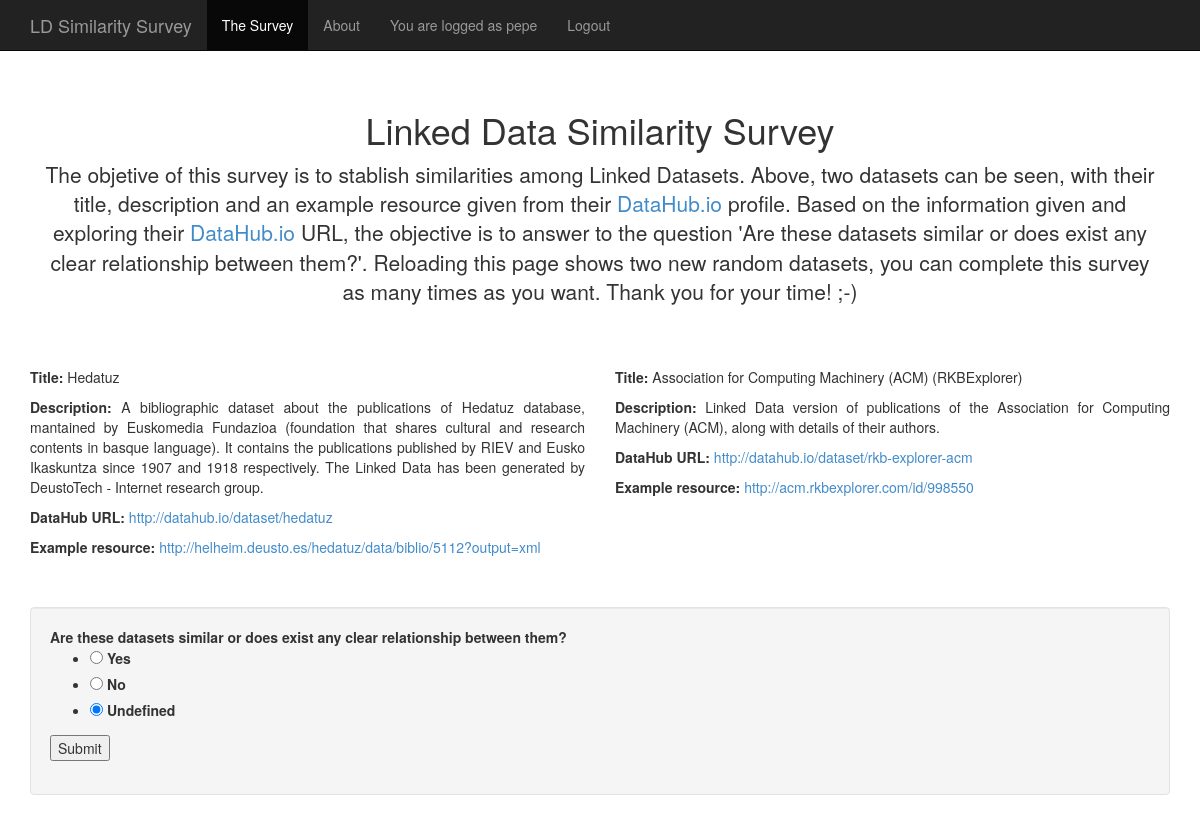
The app's page / (signed in) with its own data.
### survey/models.py (models this page shows)
class Dataset(models.Model):
    title = models.CharField(max_length=20)
    description = models.CharField(max_length=1000)
    datahub_url = models.CharField(max_length=20)
    example_resource = models.CharField(max_length=100)
    similarity = models.ManyToManyField("self", through='Similarity', symmetrical=False)

### survey/views.py (the view)
# urls.py: url(r'^$', 'survey.views.survey'),
@login_required
def survey(request):
    user = request.user
    if request.method == 'POST':
        form = SurveyForm(request.POST)
        if form.is_valid():
            source_id = form.cleaned_data['source_dataset_id']
            target_id = form.cleaned_data['target_dataset_id']
            similarity_str = form.cleaned_data['similarity']
            source_dataset = Dataset.objects.get(id=source_id)
            target_dataset = Dataset.objects.get(id=target_id)
            similarity = Similarity.objects.filter(source_dataset=source_dataset, target_dataset=target_dataset)
            if len(similarity) < 3:
                similarity = Similarity.objects.create(source_dataset=source_dataset, target_dataset=target_dataset, similarity=similarity_str)
                similarity.save()
                user.userprofile.rated_datasets.add(similarity)
            return render(request, 'survey/thanks.html')
    else:
        id_list = []
        selected_source_dataset = None
        selected_target_dataset = None
        found = False
        for source_dataset in Dataset.objects.all():
            if found:
                break
            for target_dataset in Dataset.objects.all():
                if found:
                    break
                if source_dataset.id != target_dataset.id and (source_dataset.id, target_dataset.id) not in id_list:
                    similarity = Similarity.objects.filter(source_dataset=source_dataset, target_dataset=target_dataset)
                    if len(similarity) < 3:
                        print source_dataset.id, target_dataset.id
                        try:
                            user_rating = user.userprofile.rated_datasets.get(source_dataset=source_dataset, target_dataset=target_dataset)
                        except:
                            user_rating = None
                        print user_rating
                        if user_rating == None:
                            selected_source_dataset = source_dataset
                            selected_target_dataset = target_dataset
                            found = True
        form = SurveyForm(initial={'similarity': 'undefined'})
        return render(request, 'survey/survey.html', {'form': form, 'source_dataset': selected_source_dataset, 'target_dataset': selected_target_dataset})

### survey/forms.py
class SurveyForm(forms.Form):
    source_dataset_id = forms.IntegerField(widget=forms.HiddenInput)
    target_dataset_id = forms.IntegerField(widget=forms.HiddenInput)
    choices = [('yes', 'Yes'), ('no', 'No'), ('undefined', 'Undefined')]
    similarity = forms.ChoiceField(choices=choices, widget=forms.RadioSelect, required=True)

### survey/templates/survey/survey.html (shortened to what this page needs)
<html>
    <head>
        <link href="/static/css/bootstrap.min.css" rel="stylesheet">
    </head>
    <body>
        <div class="navbar navbar-inverse navbar-fixed-top" role="navigation">
          <div class="container">
            <div class="navbar-header">
            <a class="navbar-brand" href="/survey">LD Similarity Survey</a>
        </div>
        <div class="collapse navbar-collapse">
            <ul class="nav navbar-nav">
                <li class="active"><a href="/survey">The Survey</a></li>
                <li><a href="/about">About</a></li>
                <li><a>You are logged as {{user.username}}</a></li>
                <li><a href="/logout">Logout</a></li>
            </ul>
        </div>
    </div>
    </div>
    <div class="container">
        <div class="starter-template">
            <h1>Linked Data Similarity Survey</h1>
            <p class="lead">The objetive of this survey is to stablish similarities among Linked Datasets. Above, two datasets can be seen, with their title, description and an example resource given from their <a href="http://datahub.io/">DataHub.io</a> profile. Based on the information given and exploring their <a href="http://datahub.io/">DataHub.io</a> URL, the objective is to answer to the question 'Are these datasets similar or does exist any clear relationship between them?'. Reloading this page shows two new random datasets, you can complete this survey as many times as you want. Thank you for your time! ;-)
            </p>
        </div>
        <div class="row">
            <div class="col-lg-6">
                <p> <b>Title:</b> {{source_dataset.title}} </p>
                <p style="text-align:justify;text-justify:inter-word;"> <b>Description:</b> {{source_dataset.description}} </p>
                <p> <b>DataHub URL:</b> <a href="{{source_dataset.datahub_url}}" target="_blank">{{source_dataset.datahub_url}}</a> </p>
                <p> <b>Example resource:</b> <a href="{{source_dataset.example_resource}}" target="_blank">{{source_dataset.example_resource}}</a> </p>
                <br />
            </div>
            <div class="col-lg-6">
                <p> <b>Title:</b> {{target_dataset.title}} </p>
                <p style="text-align:justify;text-justify:inter-word;"> <b>Description:</b> {{target_dataset.description}} </p>
                <p> <b>DataHub URL:</b> <a href="{{target_dataset.datahub_url}}" target="_blank">{{target_dataset.datahub_url}}</a> </p>
                <p> <b>Example resource:</b> <a href="{{target_dataset.example_resource}}" target="_blank">{{target_dataset.example_resource}}</a> </p>
                <br />
            </div>
        </div>
        <br />
        <div class="well">
            <form action="/survey/" method="post">{% csrf_token %}
                <b>Are these datasets similar or does exist any clear relationship between them?</b> {{ form.similarity }}
            <input type="submit" value="Submit" />
        </div>
    </div>
    </body>
</html>

### survey/templates/survey/survey.html (style rules this page uses)
body { padding-top: 50px; }
.starter-template { padding: 40px 15px; text-align: center; }

### records on screen
Dataset: title "Hedatuz", description "A bibliographic dataset about the publications of Hedatuz database, mantained by Euskomedia Fundazioa (foundation that shares cultural and research contents in basque language). It contains the publications published by RIEV and Eusko Ikaskuntza since 1907 and 1918 respectively. The Linked Data has been generated by DeustoTech - Internet research group.", datahub_url "http://datahub.io/dataset/hedatuz", example_resource "http://helheim.deusto.es/hedatuz/data/biblio/5112?output=xml"
Dataset: title "Association for Computing Machinery (ACM) (RKBExplorer)", description "Linked Data version of publications of the Association for Computing Machinery (ACM), along with details of their authors.", datahub_url "http://datahub.io/dataset/rkb-explorer-acm", example_resource "http://acm.rkbexplorer.com/id/998550"

### other values on screen
{{ user.username }} "pepe"
